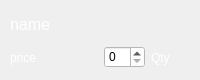
<?xml version="1.0" encoding="UTF-8"?>
<ui version="4.0">
 <class>SouvenirListItem</class>
 <widget class="QWidget" name="SouvenirListItem">
  <property name="geometry">
   <rect>
    <x>0</x>
    <y>0</y>
    <width>200</width>
    <height>80</height>
   </rect>
  </property>
  <property name="windowTitle">
   <string>Form</string>
  </property>
  <property name="styleSheet">
   <string notr="true">QWidget { color: white; }</string>
  </property>
  <widget class="QWidget" name="layoutWidget">
   <property name="geometry">
    <rect>
     <x>10</x>
     <y>10</y>
     <width>181</width>
     <height>61</height>
    </rect>
   </property>
   <layout class="QVBoxLayout" name="verticalLayout">
    <item>
     <widget class="QLabel" name="name">
      <property name="font">
       <font>
        <pointsize>12</pointsize>
       </font>
      </property>
      <property name="text">
       <string>name</string>
      </property>
     </widget>
    </item>
    <item>
     <layout class="QHBoxLayout" name="horizontalLayout">
      <item>
       <widget class="QLabel" name="price">
        <property name="text">
         <string>price</string>
        </property>
       </widget>
      </item>
      <item>
       <layout class="QHBoxLayout" name="horizontalLayout_2">
        <item>
         <widget class="QSpinBox" name="spinBox_qty">
          <property name="sizePolicy">
           <sizepolicy hsizetype="Minimum" vsizetype="Fixed">
            <horstretch>0</horstretch>
            <verstretch>0</verstretch>
           </sizepolicy>
          </property>
          <property name="styleSheet">
           <string notr="true">QSpinBox { color: black; background-color: white; }</string>
          </property>
          <property name="minimum">
           <number>0</number>
          </property>
          <property name="maximum">
           <number>99</number>
          </property>
          <property name="value">
           <number>0</number>
          </property>
         </widget>
        </item>
        <item>
         <widget class="QLabel" name="quantity">
          <property name="sizePolicy">
           <sizepolicy hsizetype="Preferred" vsizetype="Preferred">
            <horstretch>0</horstretch>
            <verstretch>0</verstretch>
           </sizepolicy>
          </property>
          <property name="text">
           <string>Qty</string>
          </property>
         </widget>
        </item>
       </layout>
      </item>
     </layout>
    </item>
   </layout>
  </widget>
 </widget>
 <resources/>
 <connections/>
</ui>
